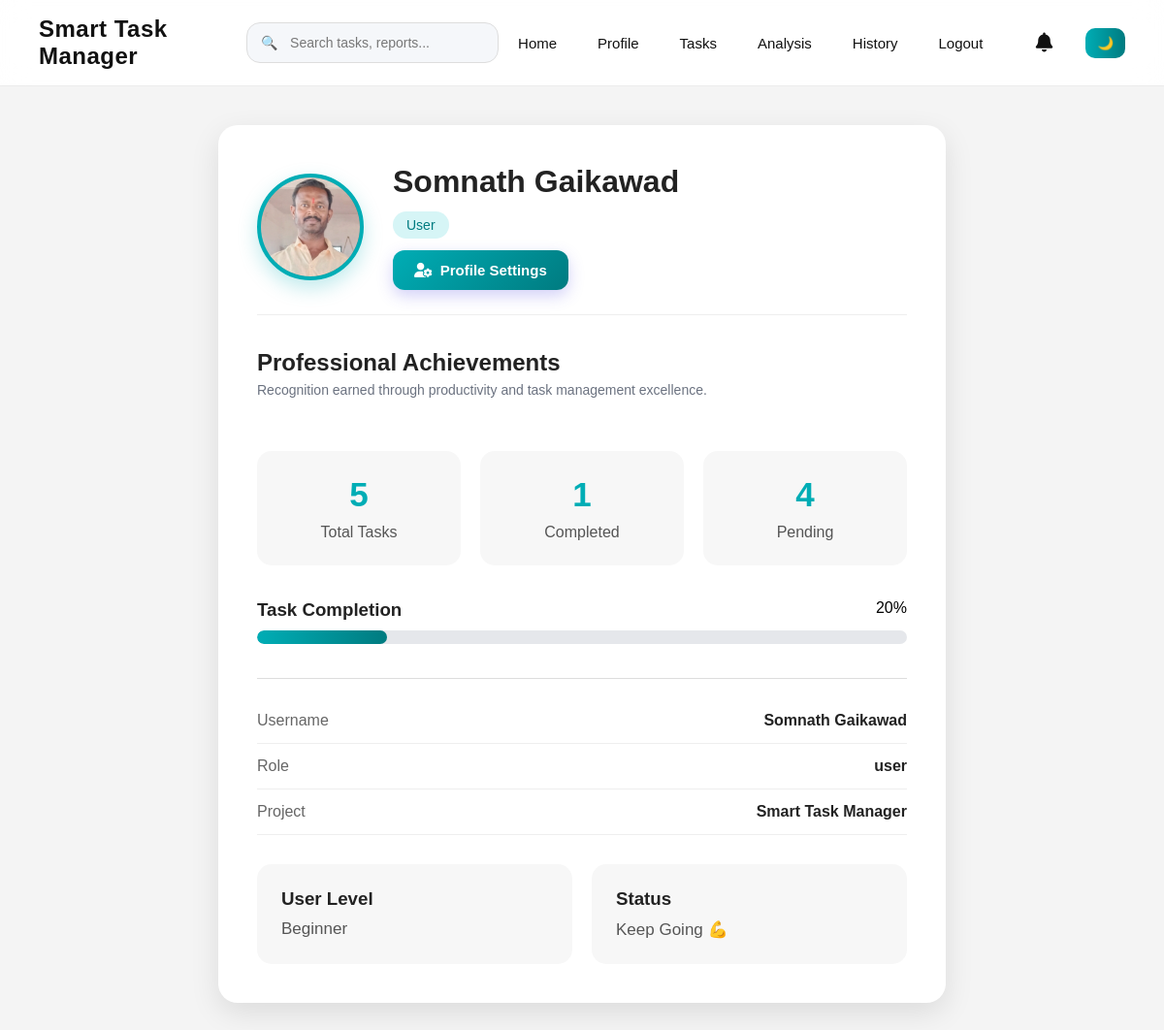
Screenshot of /profile (signed in) with the database file from the repository.
### tables this page shows
CREATE TABLE users (
    id INTEGER PRIMARY KEY AUTOINCREMENT,
    username TEXT UNIQUE,
    password TEXT,
    role TEXT DEFAULT 'user',
    profile_pic TEXT DEFAULT 'default.png'
);

### app.py (the view)
@app.route('/profile')
def profile():
    if 'user' not in session:
        return redirect('/login')
    user_id = session['user_id']
    username = session['user']
    conn = sqlite3.connect("data.db")
    c = conn.cursor()
    c.execute("SELECT * FROM users WHERE id=?", (user_id,))
    user = c.fetchone()
    if not user:
        conn.close()
        return redirect('/login')
    profile_pic = user[4] if user[4] else "default.png"
    c.execute(
        "SELECT COUNT(*) FROM tasks WHERE username=?",
        (username,)
    )
    total_tasks = c.fetchone()[0]
    c.execute(
        "SELECT COUNT(*) FROM tasks WHERE username=? AND status='completed'",
        (username,)
    )
    completed_tasks = c.fetchone()[0]
    c.execute(
        "SELECT COUNT(*) FROM tasks WHERE username=? AND status='pending'",
        (username,)
    )
    pending_tasks = c.fetchone()[0]
    conn.close()
    if total_tasks > 0:
        completion_percentage = int(
            (completed_tasks / total_tasks) * 100
        )
    else:
        completion_percentage = 0
    if completed_tasks >= 20:
        user_level = "Task Master"
    elif completed_tasks >= 10:
        user_level = "Productive User"
    else:
        user_level = "Beginner"
    return render_template(
    'profile.html',
    username=username,
    role=session['role'],
    total_tasks=total_tasks,
    completed_tasks=completed_tasks,
    pending_tasks=pending_tasks,
    completion_percentage=completion_percentage,
    user_level=user_level,
    profile_pic=profile_pic
)

### app.py (called while the page is built)
@app.context_processor
def notification_count():
    if 'user' not in session:
        return dict(unread_count=0)
    conn = sqlite3.connect("data.db")
    c = conn.cursor()
    c.execute("""
        SELECT COUNT(*)
        FROM notifications
        WHERE username=?
        AND is_read=0
    """, (session['user'],))
    count = c.fetchone()[0]
    conn.close()
    return dict(unread_count=count)

### templates/profile.html (shortened to what this page needs)
{% extends "base.html" %}
{% block content %}
<div class="profile-container">
    <div class="profile-card">
        <div class="profile-top">
            <div class="profile-avatar">
                {% set default_img = url_for('static', filename='uploads/default.png') %}
                <img src="{{ url_for('static', filename='uploads/' + (profile_pic or 'default.png')) }}"
                    onerror="this.onerror=null;this.src='{{ default_img }}'">
            </div>
            <div class="profile-user-info">
                <h1>{{ username }}</h1>
                <p class="role-badge">
                    {{ role }}
                </p>
                <a href="{{ url_for('edit_profile') }}" class="profile-btn">
                    <i class="fas fa-user-cog"></i>
                    Profile Settings
                </a>
            </div>
        </div>
        <div class="achievement-section">
            <div class="achievement-header">
                <h3>Professional Achievements</h3>
                <p>Recognition earned through productivity and task management excellence.</p>
            </div>
        </div>
        <div class="profile-stats">
            <div class="stat-card">
                <h2>{{ total_tasks }}</h2>
                <p>Total Tasks</p>
            </div>
            <div class="stat-card">
                <h2>{{ completed_tasks }}</h2>
                <p>Completed</p>
            </div>
            <div class="stat-card">
                <h2>{{ pending_tasks }}</h2>
                <p>Pending</p>
            </div>
        </div>
        <div class="progress-section">
            <div class="progress-header">
                <h3>Task Completion</h3>
                <span>{{ completion_percentage }}%</span>
            </div>
            <div class="progress-bar">
                <div class="progress-fill" style="--progress: {{ completion_percentage }}%;">
                </div>
            </div>
        </div>
        <div class="profile-info">
            <div class="info-row">
                <span>Username</span>
                <strong>{{ username }}</strong>
            </div>
            <div class="info-row">
                <span>Role</span>
                <strong>{{ role }}</strong>
            </div>
            <div class="info-row">
                <span>Project</span>
                <strong>Smart Task Manager</strong>
            </div>
        </div>
        <div class="extra-section">
            <div class="extra-card">
                <h3>User Level</h3>
                <p>{{ user_level }}</p>
            </div>
            <div class="extra-card">
                <h3>Status</h3>
                <p>
                    {% if completion_percentage >= 70 %}
                    Highly Productive 🚀
                    {% elif completion_percentage >= 40 %}
                    Improving 📈
                    {% else %}
                    Keep Going 💪
                    {% endif %}
                </p>
            </div>
        </div>
    </div>
</div>
{% endblock %}

### static/style.css (style rules this page uses)
body, nav, .login-box, .task-item, .card, .stat-card, .extra-card, table, input, button { transition: background-color 0.3s ease, color 0.3s ease, border-color 0.3s ease; }
* { margin: 0; padding: 0; box-sizing: border-box; }
body { font-family: Arial, sans-serif; background-color: #f4f4f4; }
.profile-container { min-height: 90vh; display: flex; justify-content: center; align-items: center; padding: 40px 20px; }
.profile-card { width: 100%; max-width: 750px; background: white; padding: 40px; border-radius: 20px; box-shadow: 0 10px 30px rgba(0, 0, 0, 0.1); }
.profile-top { display: flex; align-items: center; gap: 25px; margin-bottom: 40px; }
.profile-avatar { width: 90px; height: 90px; border-radius: 50%; background: linear-gradient(135deg, #00adb5, #007b80); color: white; display: flex; justify-content: center; align-items: center; font-size: 35px; font-weight: bold; }
.profile-top h1 { color: #222; margin-bottom: 8px; }
.role-badge { display: inline-block; background: #d6f5f6; color: #007b80; padding: 6px 14px; border-radius: 20px; font-size: 14px; text-transform: capitalize; }
.profile-stats { display: flex; gap: 20px; flex-wrap: wrap; margin-bottom: 35px; }
.stat-card { flex: 1; min-width: 180px; background: #f7f7f7; padding: 25px; border-radius: 15px; text-align: center; transition: 0.3s; }
.stat-card h2 { font-size: 35px; color: #00adb5; margin-bottom: 10px; }
.stat-card p { color: #555; }
.profile-info { border-top: 1px solid #ddd; padding-top: 20px; }
.info-row { display: flex; justify-content: space-between; padding: 14px 0; border-bottom: 1px solid #eee; }
.info-row span { color: #666; }
.info-row strong { color: #222; }
.progress-section { margin-bottom: 35px; }
.progress-header { display: flex; justify-content: space-between; margin-bottom: 10px; }
.progress-header h3 { color: #222; }
.progress-bar { width: 100%; height: 14px; background: #e5e7eb; border-radius: 20px; overflow: hidden; }
.progress-fill { height: 100%; width: var(--progress); background: linear-gradient(90deg, #00adb5, #007b80); border-radius: 20px; }
.extra-section { display: flex; gap: 20px; margin-top: 30px; flex-wrap: wrap; }
.extra-card { flex: 1; min-width: 220px; background: #f7f7f7; padding: 25px; border-radius: 15px; }
.extra-card h3 { margin-bottom: 10px; color: #222; }
.extra-card p { color: #555; font-size: 17px; }
html { scroll-behavior: smooth; }
.profile-avatar { width: 110px; height: 110px; border-radius: 50%; overflow: hidden; border: 4px solid #00adb5; box-shadow: 0 8px 20px rgba(0, 173, 181, 0.25); flex-shrink: 0; }
.profile-avatar img { width: 100%; height: 100%; object-fit: cover; display: block; }
.profile-top { display:flex; align-items:center; gap:30px; padding-bottom:25px; border-bottom:1px solid #eee; margin-bottom:35px; }
.profile-user-info { display:flex; flex-direction:column; align-items:flex-start; gap:12px; }
.profile-top h1 { font-size:32px; font-weight:700; color:#222; margin:0; }
.profile-btn { display:inline-flex; align-items:center; gap:8px; padding:12px 22px; background: linear-gradient( 135deg, #00adb5, #007b80 ); color:white; text-decoration:none; border-radius:12px; font-size:15px; font-weight:600; transition:all .3s ease; box-shadow:0 6px 16px rgba(79,70,229,.25); }
.achievement-section { margin: 35px 0; }
.achievement-header { margin-bottom: 20px; }
.achievement-header h3 { font-size: 24px; font-weight: 700; color: #222; margin-bottom: 6px; }
.achievement-header p { color: #6b7280; font-size: 14px; }

### rows the page displays
users: profile_pic (picture), username "Somnath Gaikawad", role "User", role "user"

### other values shown
{{ total_tasks }} "5"
{{ completed_tasks }} "1"
{{ pending_tasks }} "4"
{{ completion_percentage }} "20"
{{ user_level }} "Beginner"
